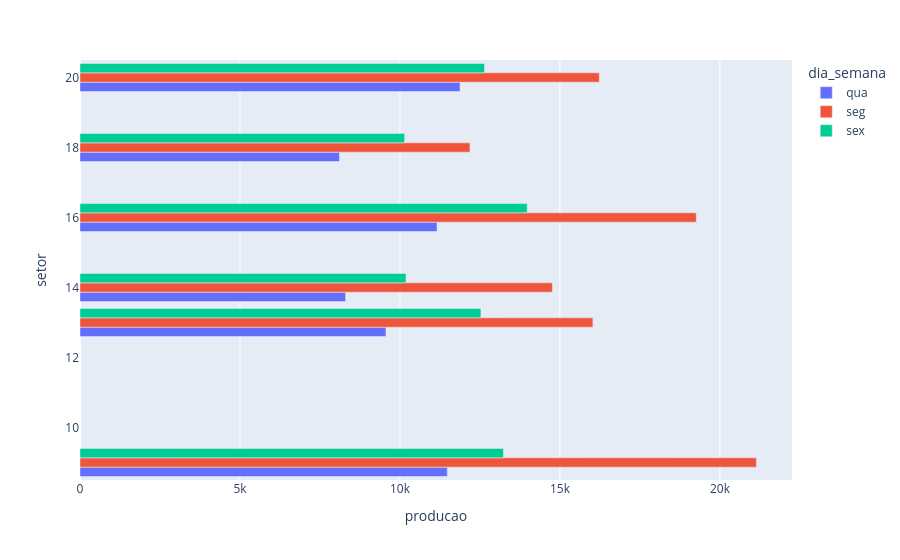

Here is the notebook cell this chart was saved with:
### Code cell
fc.medias("producao", "20/05/2025", "20/06/2025", ["DIURNO"], ["seg","qua","sex"])

### Figure 1 — Plotly figure (JSON) as saved in the notebook; plotly's stock layout.template omitted (floating-point values rounded to 4 significant figures)
{"data": [{"hovertemplate": "dia_semana=qua<br>producao=%{x}<br>setor=%{y}<extra></extra>", "legendgroup": "qua", "marker": {"color": "#636efa", "pattern": {"shape": ""}}, "name": "qua", "orientation": "h", "showlegend": true, "textposition": "auto", "type": "bar", "x": [11480.0, 9562.0, 8300.0, 11160.0, 8108.0, 11880.0], "xaxis": "x", "y": [9, 13, 14, 16, 18, 20], "yaxis": "y"}, {"hovertemplate": "dia_semana=seg<br>producao=%{x}<br>setor=%{y}<extra></extra>", "legendgroup": "seg", "marker": {"color": "#EF553B", "pattern": {"shape": ""}}, "name": "seg", "orientation": "h", "showlegend": true, "textposition": "auto", "type": "bar", "x": [21140.0, 16030.0, 14760.0, 19260.0, 12190.0, 16230.0], "xaxis": "x", "y": [9, 13, 14, 16, 18, 20], "yaxis": "y"}, {"hovertemplate": "dia_semana=sex<br>producao=%{x}<br>setor=%{y}<extra></extra>", "legendgroup": "sex", "marker": {"color": "#00cc96", "pattern": {"shape": ""}}, "name": "sex", "orientation": "h", "showlegend": true, "textposition": "auto", "type": "bar", "x": [13230.0, 12530.0, 10190.0, 13980.0, 10150.0, 12640.0], "xaxis": "x", "y": [9, 13, 14, 16, 18, 20], "yaxis": "y"}], "layout": {"barmode": "group", "legend": {"title": {"text": "dia_semana"}, "tracegroupgap": 0}, "margin": {"t": 60}, "xaxis": {"anchor": "y", "domain": [0, 1], "title": {"text": "producao"}}, "yaxis": {"anchor": "x", "domain": [0, 1], "title": {"text": "setor"}}}}
